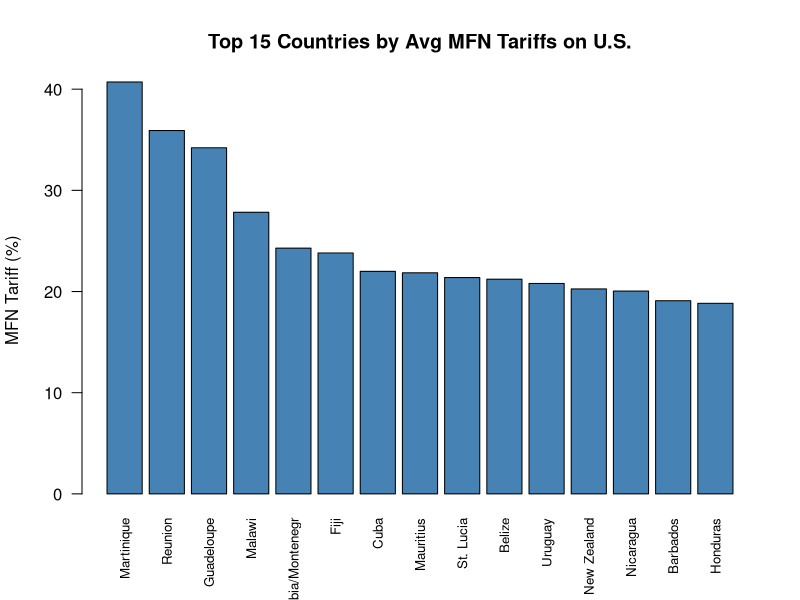
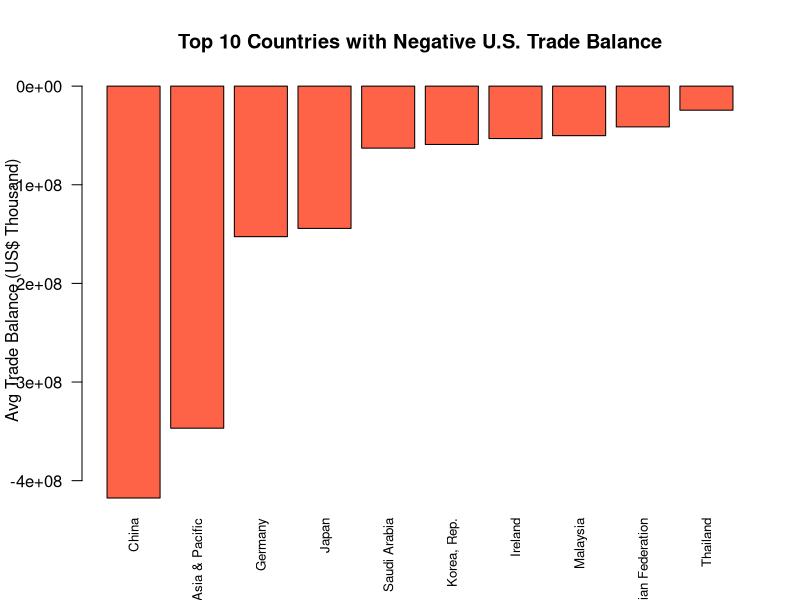
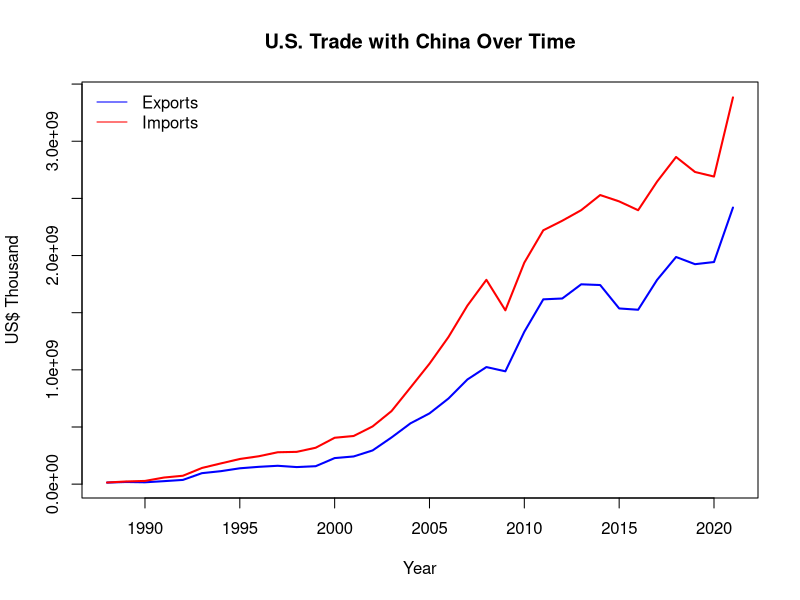
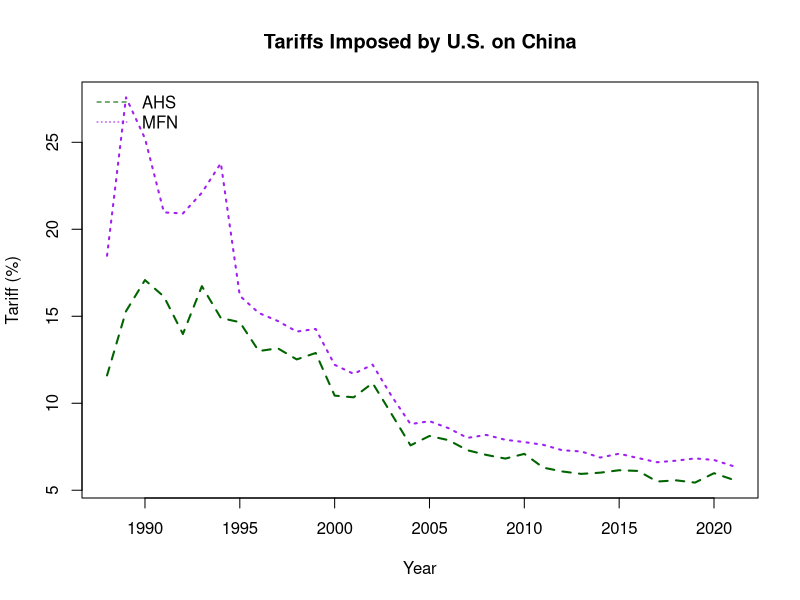
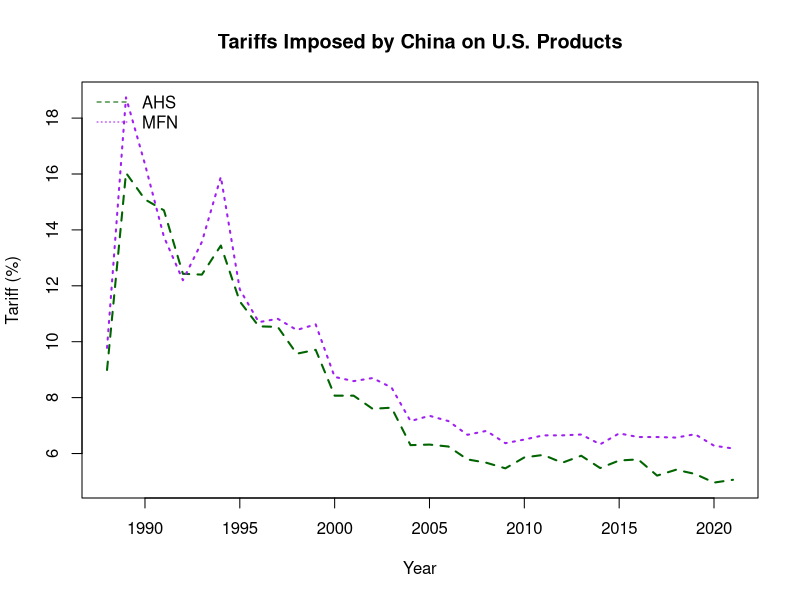
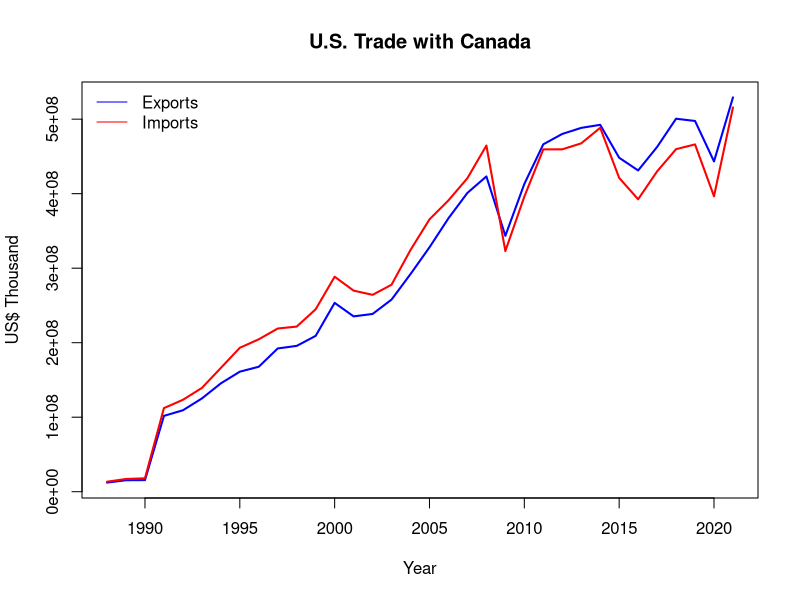
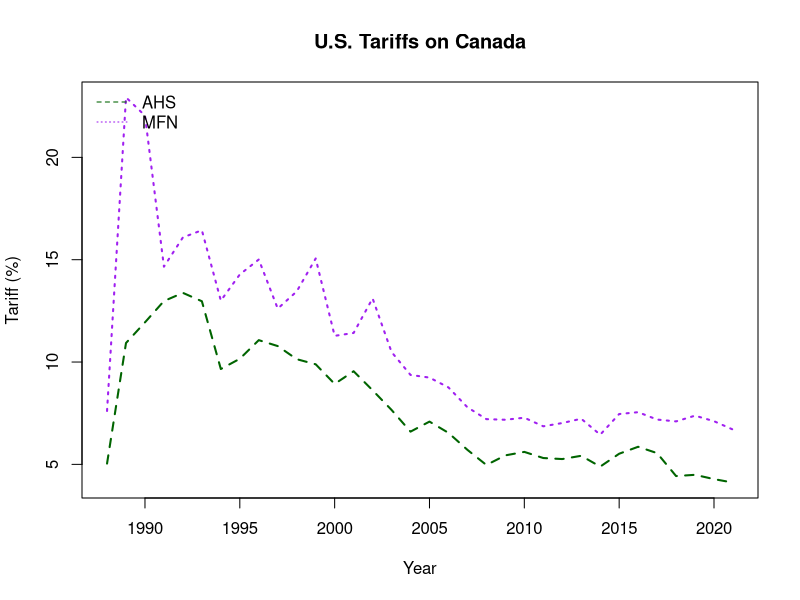
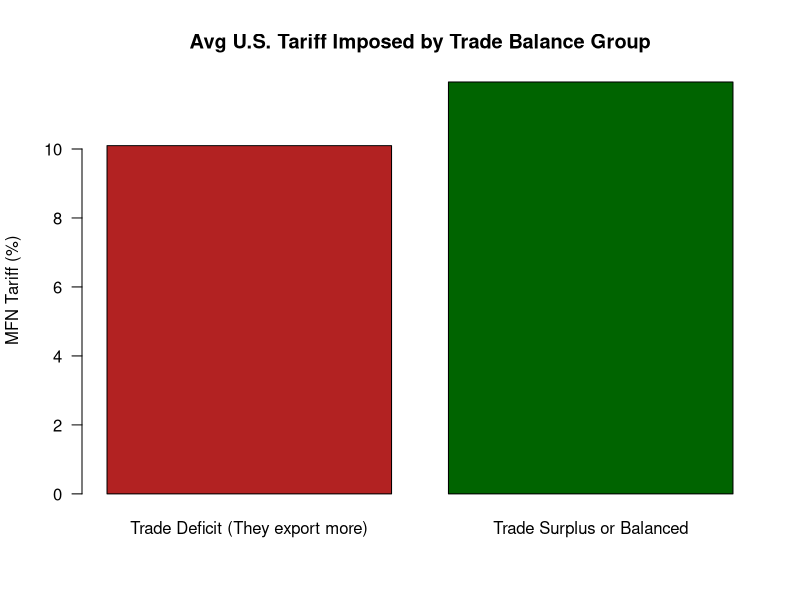

Recreate these plots in R, in order. (Note: this script raises an error after producing the figures.)
# Load libraries and dataset
df <- read.csv("34_years_world_export_import_dataset.csv")

# Clean data
data_clean <- subset(df, Partner.Name != "World" &
                       !is.na(AHS.Weighted.Average....) &
                       !is.na(MFN.Weighted.Average....) &
                       !is.na(Export..US..Thousand.) &
                       !is.na(Import..US..Thousand.))

data_clean$Trade_Balance <- data_clean$Export..US..Thousand. - data_clean$Import..US..Thousand.

# ============================
# 1. Tariff & Trade Visuals
# ============================

# 1. Top 15 Countries by Avg MFN Tariff on U.S.
avg_tariff <- aggregate(MFN.Weighted.Average.... ~ Partner.Name, data_clean, mean)
top15 <- head(avg_tariff[order(-avg_tariff$MFN.Weighted.Average....), ], 15)
barplot(top15$MFN.Weighted.Average....,
        names.arg = top15$Partner.Name,
        las = 2, col = "steelblue", cex.names = 0.8,
        main = "Top 15 Countries by Avg MFN Tariffs on U.S.",
        ylab = "MFN Tariff (%)")

# 2. Top 10 Countries with Negative U.S. Trade Balance
balance <- aggregate(Trade_Balance ~ Partner.Name, data_clean, mean)
worst10 <- head(balance[order(balance$Trade_Balance), ], 10)
barplot(worst10$Trade_Balance,
        names.arg = worst10$Partner.Name,
        las = 2, col = "tomato", cex.names = 0.8,
        main = "Top 10 Countries with Negative U.S. Trade Balance",
        ylab = "Avg Trade Balance (US$ Thousand)")

# 3. U.S. Trade with China
china <- subset(data_clean, Partner.Name == "China")
plot(china$Year, china$Export..US..Thousand., type = "l", col = "blue", lwd = 2,
     main = "U.S. Trade with China Over Time",
     ylab = "US$ Thousand", xlab = "Year", ylim = range(c(china$Export..US..Thousand., china$Import..US..Thousand.)))
lines(china$Year, china$Import..US..Thousand., col = "red", lwd = 2)
legend("topleft", legend = c("Exports", "Imports"), col = c("blue", "red"), lty = 1, bty = "n")

# 4. U.S. Tariffs on China
plot(china$Year, china$AHS.Weighted.Average...., type = "l", col = "darkgreen", lwd = 2, lty = 2,
     main = "Tariffs Imposed by U.S. on China",
     ylab = "Tariff (%)", xlab = "Year", ylim = range(c(china$AHS.Weighted.Average...., china$MFN.Weighted.Average....)))
lines(china$Year, china$MFN.Weighted.Average...., col = "purple", lwd = 2, lty = 3)
legend("topleft", legend = c("AHS", "MFN"), col = c("darkgreen", "purple"), lty = c(2, 3), bty = "n")

# 5. China's Tariffs on U.S.
china_on_us <- subset(data_clean, Partner.Name == "United States")
plot(china_on_us$Year, china_on_us$AHS.Weighted.Average...., type = "l", col = "darkgreen", lwd = 2, lty = 2,
     main = "Tariffs Imposed by China on U.S. Products",
     ylab = "Tariff (%)", xlab = "Year", ylim = range(c(china_on_us$AHS.Weighted.Average...., china_on_us$MFN.Weighted.Average....)))
lines(china_on_us$Year, china_on_us$MFN.Weighted.Average...., col = "purple", lwd = 2, lty = 3)
legend("topleft", legend = c("AHS", "MFN"), col = c("darkgreen", "purple"), lty = c(2, 3), bty = "n")

# 9. U.S. Trade with Canada
canada <- subset(data_clean, Partner.Name == "Canada")
plot(canada$Year, canada$Export..US..Thousand., type = "l", col = "blue", lwd = 2,
     main = "U.S. Trade with Canada",
     ylab = "US$ Thousand", xlab = "Year", ylim = range(c(canada$Export..US..Thousand., canada$Import..US..Thousand.)))
lines(canada$Year, canada$Import..US..Thousand., col = "red", lwd = 2)
legend("topleft", legend = c("Exports", "Imports"), col = c("blue", "red"), lty = 1, bty = "n")

# 10. U.S. Tariffs on Canada
plot(canada$Year, canada$AHS.Weighted.Average...., type = "l", col = "darkgreen", lwd = 2, lty = 2,
     main = "U.S. Tariffs on Canada",
     ylab = "Tariff (%)", xlab = "Year", ylim = range(c(canada$AHS.Weighted.Average...., canada$MFN.Weighted.Average....)))
lines(canada$Year, canada$MFN.Weighted.Average...., col = "purple", lwd = 2, lty = 3)
legend("topleft", legend = c("AHS", "MFN"), col = c("darkgreen", "purple"), lty = c(2, 3), bty = "n")

# ============================
# Hypothesis Testing
# ============================

# 1. P(High Tariff | Negative Balance)
global_mfn_avg <- mean(data_clean$MFN.Weighted.Average...., na.rm = TRUE)
data_clean$Partner_Tariff_Level <- ifelse(data_clean$MFN.Weighted.Average.... > global_mfn_avg, "High", "Low")
data_clean$Balance_Type <- ifelse(data_clean$Trade_Balance < 0, "Negative", "Positive")
tariff_given_neg <- table(data_clean$Balance_Type, data_clean$Partner_Tariff_Level)
prop.table(tariff_given_neg, 1)

# 2. Chi-square test: Tariff level vs. Trade balance
data_clean$Tariff_Category <- ifelse(data_clean$MFN.Weighted.Average.... <= 5, "Low", "High")
data_clean$Trade_Sign <- ifelse(data_clean$Trade_Balance > 0, "Positive", "Negative")
tbl <- table(data_clean$Tariff_Category, data_clean$Trade_Sign)
chisq.test(tbl)

# 3. Permutation test: U.S. tariffs on China vs Canada
china_tariffs <- subset(data_clean, Partner.Name == "China")$MFN.Weighted.Average....
canada_tariffs <- subset(data_clean, Partner.Name == "Canada")$MFN.Weighted.Average....
actual_diff <- mean(china_tariffs) - mean(canada_tariffs)
combined_tariffs <- c(china_tariffs, canada_tariffs)

n_china <- length(china_tariffs)
set.seed(123)
results <- c()
for (i in 1:5000) {
  shuffled <- sample(combined_tariffs)
  group1 <- shuffled[1:n_china]
  group2 <- shuffled[(n_china + 1):length(shuffled)]
  diff <- mean(group1) - mean(group2)
  results <- c(results, diff)
}
p_value <- mean(abs(results) >= abs(actual_diff))
cat("Actual difference in average MFN tariffs (China - Canada):", actual_diff, "\n")
cat("Permutation test p-value:", p_value, "\n")


# 4. Avg U.S. tariff imposed by group (Deficit vs Surplus countries)
data_clean$US_Policy_Level <- ifelse(data_clean$Trade_Balance < 0, "Trade Deficit (They export more)", 
                                     "Trade Surplus or Balanced")
us_tariff_on_group <- aggregate(MFN.Weighted.Average.... ~ US_Policy_Level, data = data_clean, FUN = mean)
barplot(us_tariff_on_group$MFN.Weighted.Average....,
        names.arg = us_tariff_on_group$US_Policy_Level,
        col = c("firebrick", "darkgreen"), las = 1,
        main = "Avg U.S. Tariff Imposed by Trade Balance Group",
        ylab = "MFN Tariff (%)")

# ============================
# 🔎 Product-Level Trade
# ============================

# 📄 Load the Excel file (update the path if needed)
df <- read_excel("DataWeb-Query-Export.xlsx", sheet = "FAS Value", skip = 4)

# 🧼 Clean the data
colnames(df) <- c("Metric", "HS_Code", "Product", "Export_Value_USD")
df <- df %>%
  filter(!is.na(Export_Value_USD)) %>%
  mutate(Export_Value_USD = as.numeric(Export_Value_USD))

# 🔝 Top 15 export products by value
top_exports <- df %>%
  arrange(desc(Export_Value_USD)) %>%
  slice(1:15)

# 📊 Plot (base R version)
barplot(top_exports$Export_Value_USD,
        names.arg = top_exports$Product,
        las = 2, col = "steelblue", cex.names = 0.7,
        main = "Top 15 U.S. Export Products to China (2023)",
        ylab = "Export Value (USD)")